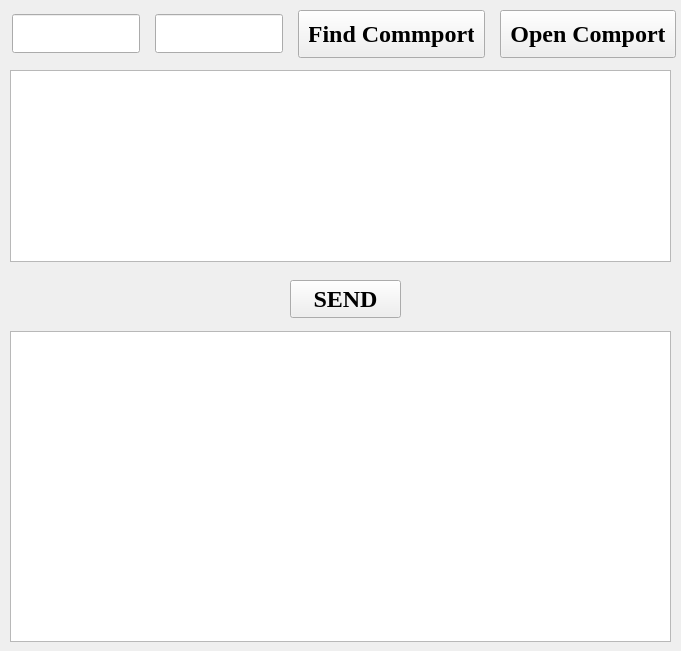
<?xml version="1.0" encoding="UTF-8"?>
<ui version="4.0">
 <class>Tremol</class>
 <widget class="QWidget" name="Tremol">
  <property name="geometry">
   <rect>
    <x>0</x>
    <y>0</y>
    <width>681</width>
    <height>651</height>
   </rect>
  </property>
  <property name="minimumSize">
   <size>
    <width>681</width>
    <height>651</height>
   </size>
  </property>
  <property name="maximumSize">
   <size>
    <width>681</width>
    <height>651</height>
   </size>
  </property>
  <property name="baseSize">
   <size>
    <width>0</width>
    <height>0</height>
   </size>
  </property>
  <property name="windowTitle">
   <string>Tremol</string>
  </property>
  <widget class="QLineEdit" name="ln_commport">
   <property name="geometry">
    <rect>
     <x>12</x>
     <y>14</y>
     <width>128</width>
     <height>39</height>
    </rect>
   </property>
   <property name="font">
    <font>
     <family>Times New Roman</family>
     <pointsize>10</pointsize>
     <weight>75</weight>
     <bold>true</bold>
    </font>
   </property>
   <property name="styleSheet">
    <string notr="true">padding: 10px;</string>
   </property>
   <property name="alignment">
    <set>Qt::AlignCenter</set>
   </property>
  </widget>
  <widget class="QLineEdit" name="ln_boud">
   <property name="geometry">
    <rect>
     <x>155</x>
     <y>14</y>
     <width>128</width>
     <height>39</height>
    </rect>
   </property>
   <property name="font">
    <font>
     <family>Times New Roman</family>
     <pointsize>10</pointsize>
     <weight>75</weight>
     <bold>true</bold>
    </font>
   </property>
   <property name="styleSheet">
    <string notr="true">padding: 10px;</string>
   </property>
   <property name="alignment">
    <set>Qt::AlignCenter</set>
   </property>
  </widget>
  <widget class="QPushButton" name="bt_findConnection">
   <property name="enabled">
    <bool>true</bool>
   </property>
   <property name="geometry">
    <rect>
     <x>298</x>
     <y>10</y>
     <width>187</width>
     <height>48</height>
    </rect>
   </property>
   <property name="sizePolicy">
    <sizepolicy hsizetype="Minimum" vsizetype="Fixed">
     <horstretch>0</horstretch>
     <verstretch>0</verstretch>
    </sizepolicy>
   </property>
   <property name="baseSize">
    <size>
     <width>0</width>
     <height>0</height>
    </size>
   </property>
   <property name="font">
    <font>
     <family>Times New Roman</family>
     <pointsize>18</pointsize>
     <weight>75</weight>
     <bold>true</bold>
    </font>
   </property>
   <property name="styleSheet">
    <string notr="true">padding: 10px;</string>
   </property>
   <property name="text">
    <string>Find Commport</string>
   </property>
  </widget>
  <widget class="QPushButton" name="bt_OpenCommport">
   <property name="geometry">
    <rect>
     <x>500</x>
     <y>10</y>
     <width>176</width>
     <height>48</height>
    </rect>
   </property>
   <property name="font">
    <font>
     <family>Times New Roman</family>
     <pointsize>18</pointsize>
     <weight>75</weight>
     <bold>true</bold>
    </font>
   </property>
   <property name="styleSheet">
    <string notr="true">padding: 10px;</string>
   </property>
   <property name="text">
    <string>Open Comport</string>
   </property>
  </widget>
  <widget class="QTextEdit" name="t_code">
   <property name="geometry">
    <rect>
     <x>10</x>
     <y>70</y>
     <width>661</width>
     <height>192</height>
    </rect>
   </property>
   <property name="font">
    <font>
     <family>Consolas</family>
     <pointsize>10</pointsize>
     <weight>75</weight>
     <bold>true</bold>
    </font>
   </property>
  </widget>
  <widget class="QTextEdit" name="t_result">
   <property name="enabled">
    <bool>true</bool>
   </property>
   <property name="geometry">
    <rect>
     <x>10</x>
     <y>331</y>
     <width>661</width>
     <height>311</height>
    </rect>
   </property>
   <property name="font">
    <font>
     <family>Consolas</family>
     <pointsize>10</pointsize>
     <weight>75</weight>
     <bold>true</bold>
    </font>
   </property>
  </widget>
  <widget class="QPushButton" name="bt_sendCode">
   <property name="geometry">
    <rect>
     <x>290</x>
     <y>280</y>
     <width>111</width>
     <height>38</height>
    </rect>
   </property>
   <property name="font">
    <font>
     <family>Times New Roman</family>
     <pointsize>18</pointsize>
     <weight>75</weight>
     <bold>true</bold>
    </font>
   </property>
   <property name="styleSheet">
    <string notr="true">padding: 5px;</string>
   </property>
   <property name="text">
    <string>SEND</string>
   </property>
  </widget>
 </widget>
 <resources/>
 <connections>
  <connection>
   <sender>bt_sendCode</sender>
   <signal>pressed()</signal>
   <receiver>t_result</receiver>
   <slot>clear()</slot>
   <hints>
    <hint type="sourcelabel">
     <x>338</x>
     <y>290</y>
    </hint>
    <hint type="destinationlabel">
     <x>463</x>
     <y>405</y>
    </hint>
   </hints>
  </connection>
 </connections>
</ui>
